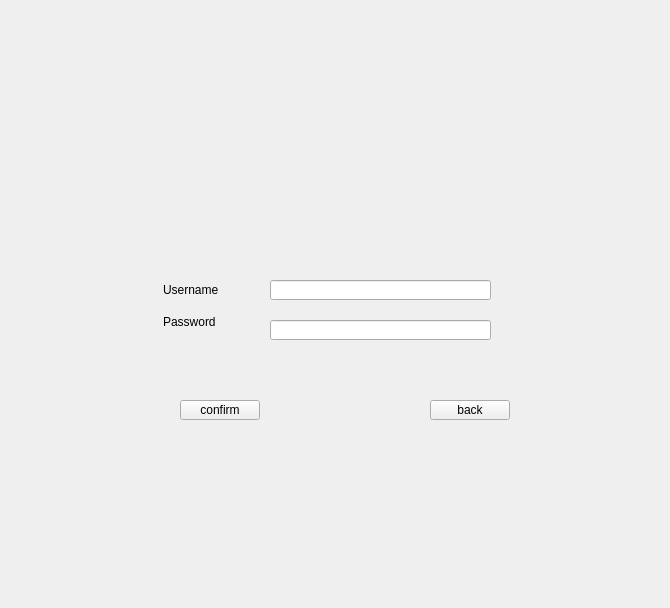
<?xml version="1.0" encoding="UTF-8"?>
<ui version="4.0">
 <class>Register</class>
 <widget class="QWidget" name="Register">
  <property name="geometry">
   <rect>
    <x>0</x>
    <y>0</y>
    <width>670</width>
    <height>608</height>
   </rect>
  </property>
  <property name="windowTitle">
   <string>Form</string>
  </property>
  <widget class="QPushButton" name="backButton">
   <property name="geometry">
    <rect>
     <x>430</x>
     <y>400</y>
     <width>80</width>
     <height>20</height>
    </rect>
   </property>
   <property name="text">
    <string>back</string>
   </property>
  </widget>
  <widget class="QPushButton" name="confirmButton">
   <property name="geometry">
    <rect>
     <x>180</x>
     <y>400</y>
     <width>80</width>
     <height>20</height>
    </rect>
   </property>
   <property name="text">
    <string>confirm</string>
   </property>
  </widget>
  <widget class="QLineEdit" name="unameInput">
   <property name="geometry">
    <rect>
     <x>270</x>
     <y>280</y>
     <width>221</width>
     <height>20</height>
    </rect>
   </property>
  </widget>
  <widget class="QLineEdit" name="pwdInput">
   <property name="geometry">
    <rect>
     <x>270</x>
     <y>320</y>
     <width>221</width>
     <height>20</height>
    </rect>
   </property>
  </widget>
  <widget class="QLabel" name="unameLabel">
   <property name="geometry">
    <rect>
     <x>163</x>
     <y>280</y>
     <width>91</width>
     <height>20</height>
    </rect>
   </property>
   <property name="text">
    <string>Username</string>
   </property>
  </widget>
  <widget class="QLabel" name="pwdLabel">
   <property name="geometry">
    <rect>
     <x>163</x>
     <y>312</y>
     <width>91</width>
     <height>20</height>
    </rect>
   </property>
   <property name="text">
    <string>Password</string>
   </property>
  </widget>
 </widget>
 <resources/>
 <connections/>
</ui>
